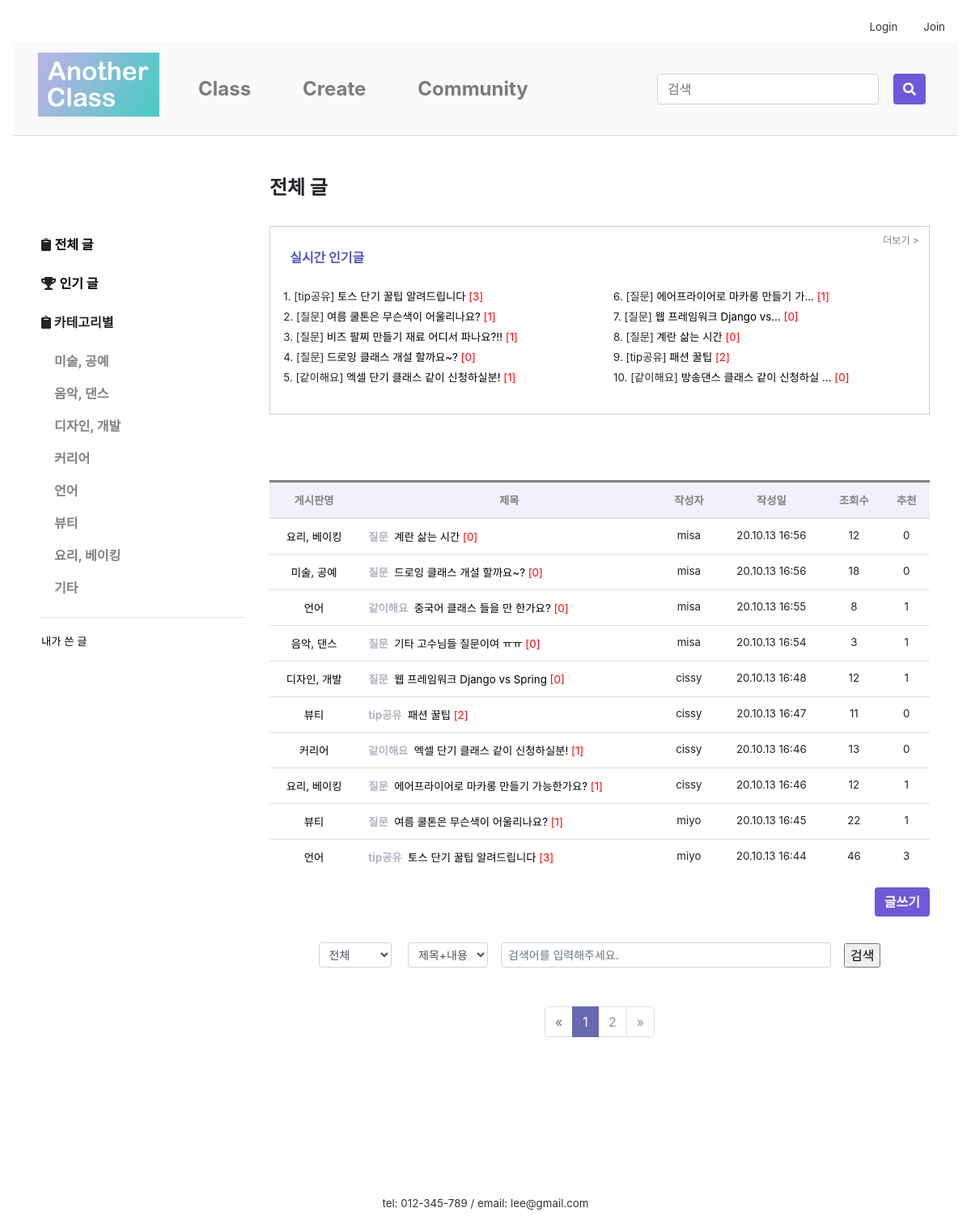
/community/, run on the app's committed database.
### firstApp/models.py (models this page shows, shortened)
class Category(models.Model):
    name = models.CharField(max_length=20)
    def __str__(self):
        return self.name

class Post(models.Model):
    author = models.ForeignKey(settings.AUTH_USER_MODEL, on_delete=models.CASCADE, default=1)
    category = models.ForeignKey('firstApp.Category', on_delete=models.CASCADE, default=2)
    bullet = models.ForeignKey('firstApp.Bullet', on_delete=models.CASCADE, default=1)
    title = models.CharField(max_length=60)
    text = RichTextUploadingField()
    created_date = models.DateTimeField(default=timezone.now)
    published_date = models.DateTimeField(
            blank=True, null=True)
    views = models.PositiveIntegerField(default=0)
    recommendations = models.PositiveIntegerField(default=0)
    recommend_user = models.ManyToManyField(settings.AUTH_USER_MODEL, related_name='recommend_post')
    no_recommendations = models.PositiveIntegerField(default=0)
    no_recommend_user = models.ManyToManyField(settings.AUTH_USER_MODEL, related_name='no_recommend_post')
    class Meta:
        ordering = ['-id']

class Bullet(models.Model):
    name = models.CharField(max_length=20)
    def __str__(self):
        return self.name

### firstApp/views.py (the view, shortened to what this page needs)
# urls.py: path('community/', views.community, name='community'),
def community(request):
    if request.user is None:
        redirect('login')
    else:
        b = request.GET.get('b', '')
        c = request.GET.get('c', '')
        k = request.GET.get('k', '')
        cateId = request.GET.get('cateId', '')  # url의 쿼리스트링을 가져온다. 없는 경우 공백을 리턴한다
        cate_list = Category.objects.all()
        bullet_list = Bullet.objects.all()
        best = ''
        if cateId == '':
            post_list = Post.objects.all()
            cateName = '전체 글'
            best = Post.objects.order_by('-views', '-recommendations')
        else:
            post_list = Post.objects.filter(category=cateId)
            cateName = get_object_or_404(Category, pk=cateId).name
        page = request.GET.get('page', 1)
        paginator = Paginator(post_list, 10)
        try:
            posts = paginator.page(page)
        except PageNotAnInteger:
            posts = paginator.page(1)
        except EmptyPage:
            posts = paginator.page(paginator.num_pages)
        return render(request, 'firstApp/community.html', {
            'posts': posts, 'cate_list': cate_list, 'cateName': cateName,
            'cateId': cateId, 'bullets': bullet_list, 'b': b, 'c': c, 'k': k, 'page': page, 'best': best})

### firstApp/templates/firstApp/community.html (shortened to what this page needs)
{% extends 'firstApp/base.html'%}
{% load static %}
{% block content %}
<link href="{% static 'css/paginate.css' %}" rel="stylesheet">
<link href="{% static 'css/community.css' %}" rel="stylesheet">
<div id="main">
    <div class="container">
        <div class="row">
            <div class="col-sm-3">
                <br><br><br>
                <div class="web_sidebar">
                    <ul>
                        <li><i class="fas fa-clipboard"></i>
                            <a class="a_underline font-weight-bolder" href="{% url 'community' %}">전체 글</a>
                        </li>
                        <br>
                        <li><i class="fas fa-trophy"></i>
                            <a class="a_underline font-weight-bolder" href="{% url 'bestPost' %}">인기 글</a>
                        </li>
                        <br>
                        <p class="font-weight-bolder"><i class="fas fa-clipboard"></i> 카테고리별</p>
                        <ul class="nav flex-column">
                            {% for category in cate_list %}
                            <li>
                                <a class="nav-link community-nav-link font-weight-bold"
                                   href="/community/?cateId={{category.pk}}">
                                    {{category.name}}
                                </a>
                            </li>
                            {% endfor %}
                        </ul>
                        <hr>
                        <li><a class="a_underline lighter" href="{% url 'myPost' %}">내가 쓴 글</a></li>
                    </ul>
                </div>
            </div>
            <div class="col-sm-9 post_list" style="margin:0;">
                <h4 style="font-weight:bold;">{{cateName}}</h4>
                <br>
                <div class="blog-post-area">
                    {% if best %}
                    <div class="container upper_box">
                        <div class="text-right lighter" style="font-size:9pt;">
                            <a class="a_underline" href="{% url 'bestPost' %}" style="color:gray;">더보기 ></a>
                        </div>
                        <div class="row"
                             style="margin:0 0 2% 0; padding:0 1% 1% 1%; font-weight:bold; color:#5157C0">
                            실시간 인기글
                        </div>
                        <div class="row lighter">
                            <div class="col">
                                <ul>
                                    {% for post in best|slice:":5"%}
                                    <li style="line-height:25px;">
                                        {{forloop.counter}}.
                                        [{{ post.bullet }}]
                                        <a class="a_underline"
                                           href="{% url 'post_detail' post.pk %}?cateId={{cateId}}&page={{page}}">
                                            {{ post.title|truncatechars:40 }}
                                            <span class="lighter"
                                                  style="color:red;">[{{ post.comments.count }}]</span>
                                        </a>
                                    </li>
                                    {% endfor %}
                                </ul>
                            </div>
                            <div class="col">
                                <ul>
                                    {% for post in best|slice:"5:10"%}
                                    <li style="line-height:25px;">
                                        {{forloop.counter|add:"5"}}.
                                        [{{ post.bullet }}]
                                        <a class="a_underline"
                                           href="{% url 'post_detail' post.pk %}?cateId={{cateId}}&page={{page}}">
                                            {{ post.title|truncatechars:20 }}
                                            <span class="lighter"
                                                  style="color:red;">[{{ post.comments.count }}]</span>
                                        </a>
                                    </li>
                                    {% endfor %}
                                </ul>
                            </div>
                        </div>
                    </div>
                    {% endif %}
                    <table class="table" style="border-top-style:solid;">
                        <thead>
                        <tr class="lighter text-center">
                            <th class="col1">게시판명</th>
                            <th class="col2">제목</th>
                            <th class="col3">작성자</th>
                            <th class="col4">작성일</th>
                            <th class="col5">조회수</th>
                            <th class="col6">추천</th>
                        </tr>
                        </thead>
                        {% for post in posts %}
                        <tr>
                            <td class="lighter text-center col1">
                                <a class="a_underline"
                                   href="{% url 'community'%}?cateId={{post.category.pk}}">
                                    {{ post.category }}
                                </a>
                            </td>
                            <td class="lighter col2">
                                <span style="color:#B3B2C3; font-weight:bold;">{{ post.bullet }}</span>&nbsp;
                                <a class="a_underline"
                                   href="{% url 'post_detail' post.pk %}?cateId={{cateId}}&page={{page}}">
                                    {{ post.title|truncatechars:30}}
                                </a>
                                <span class="lighter" style="color:red;">[{{ post.comments.count }}]</span>
                            </td>
                            <td class="lighter text-center col3">{{post.author}}</td>
                            <td class="lighter text-center col4">{{post.created_date|date:'y.m.d H:i'}}</td>
                            <td class="lighter text-center col5">{{post.views}}</td>
                            <td class="lighter text-center col6">{{post.recommendations}}</td>
                        </tr>
                        {% empty %}
                        <tr>
                            <td colspan="6"><p class="text-center" style="padding:20%">해당 게시물은 존재하지
                                않습니다.</p>
                            </td>
                        </tr>
                        {% endfor %}
                    </table>
                    {% if cateId != "0" %}
                    <div align="right">
                        <div id="btn">
                            <a href="/createpost">
                                <input class="btn btn-primary font-weight-bolder" type="button" value="글쓰기">
                            </a>
                        </div>
                    </div>
                    {% endif %}
                </div>
                {% if cateId != "0"%}
                <div class="community_search_bar">
                    <form action=""
                          class="form-inline d-flex justify-content-center md-form form-sm active-cyan-2 mt-2"
                          method="get">
                        <div class="search_criteria text-center">
                            <select class="form-control form-control-sm mr-3 w-15 select_b" name="b">
                                <option value="">전체</option>
                            </select>
                            <select class="form-control form-control-sm mr-3 w-15 select_c" name="c">
                                <option value="1">제목+내용</option>
                            </select>
                        </div>
                        <input aria-label="Search" class="form-control form-control-sm mr-3 w-50 search_k"
                               name="k"
                               placeholder="검색어를 입력해주세요." type="text" value="{{ k }}">
                        <span class="community_search_icon">
							<input type="submit" value="검색">
						</span>
                    </form>
                </div>
                {% else %}
                <br><br>
                {% endif %}
                {% if posts.has_other_pages %}
                <nav aria-label="Page navigation example">
                    <ul class="pagination justify-content-center">
                        {% if posts.has_previous %}
                        <li class="page-item">
                            <a aria-label="Previous"
                               class="page-link"
                               href="?cateId={{cateId}}&c={{c}}&k={{k}}&page={{ posts.previous_page_number }}">
                                <span aria-hidden="true">&laquo;</span>
                                <span class="sr-only">Previous</span>
                            </a>
                        </li>
                        {% else %}
                        <li class="page-item disabled"><a class="page-link">
                            <span>&laquo;</span></a></li>
                        {% endif %}
                        {% for i in posts.paginator.page_range %}
                        {% if posts.number == i %}
                        <li class="page-item active">
                            <a class="page-link" href="#">{{ i }}</a>
                        </li>
                        {% else %}
                        <li class="page-item"><a class="page-link"
                                                 href="?cateId={{cateId}}&c={{c}}&k={{k}}&page={{ i }}">{{ i }}</a></li>
                        {% endif %}
                        {% endfor %}
                        {% if posts.has_next %}
                        <li class="page-item">
                            <a aria-label="Next"
                               class="page-link"
                               href="?cateId={{cateId}}&c={{c}}&k={{k}}&page={{ posts.next_page_number }}">
                                <span aria-hidden="true">&raquo;</span>
                            </a>
                        </li>
                        {% else %}
                        <li class="page-item disabled">
                            <a class="page-link">
                                <span>&raquo;</span>
                            </a>
                        </li>
                        {% endif %}
                    </ul>
                </nav>
                {% endif %}
            </div>
        </div>
    </div>
</div>
{% endblock content %}

### firstApp/static/css/base.css (style rules this page uses)
.btn-primary, .btn-primary:active, .btn-primary:visited { background-color:#6C5ADA !important; border:none !important; color:white !important; }
.a_underline { color:black; }

### firstApp/static/css/navbar_custom.css (style rules this page uses)
a { color:#333; }

### firstApp/static/css/paginate.css (style rules this page uses)
.pagination > .active > a { color: white; background-color: #676AB1 !important; border: solid 1px #676AB1 !important }

### firstApp/static/css/community.css (style rules this page uses)
ul { list-style:none; padding-left:0 }
th { color:gray; background-color:#f0f1fc; }
.upper_box { border: #C6D2D3 0.05px solid; padding:1% 1.5% 2% 2% ; margin-bottom:10%; }
.lighter { font-size:10pt; }
.community-nav-link,.community_nav-link:visited { color:gray !important; }
.community_search_bar { margin-top:2rem; margin-bottom:3rem; }
.community_search_icon { color:#918FB7; }
#main { transition: margin-left .5s; padding: 20px; }

### data on the page
Category: name "미술, 공예"
Category: name "음악, 댄스"
Category: name "디자인, 개발"
Category: name "커리어"
Category: name "언어"
Category: name "뷰티"
Category: name "요리, 베이킹"
Category: name "기타"
Post: bullet "tip공유", title "토스 단기 꿀팁 알려드립니다", comments.count "3", category "언어", author "miyo", created_date "20.10.13 16:44", views "46", recommendations "3"
Post: bullet "질문", title "여름 쿨톤은 무슨색이 어울리나요?", comments.count "1", category "뷰티", author "miyo", created_date "20.10.13 16:45", views "22", recommendations "1"
Post: bullet "질문", title "비즈 팔찌 만들기 재료 어디서 파나요?!!", comments.count "1"
Post: bullet "질문", title "드로잉 클래스 개설 할까요~?", comments.count "0", category "미술, 공예", author "misa", created_date "20.10.13 16:56", views "18", recommendations "0"
Post: bullet "같이해요", title "엑셀 단기 클래스 같이 신청하실분!", comments.count "1", category "커리어", author "cissy", created_date "20.10.13 16:46", views "13", recommendations "0"
Post: bullet "질문", title "에어프라이어로 마카롱 만들기 가...", comments.count "1", category "요리, 베이킹", title "에어프라이어로 마카롱 만들기 가능한가요?", author "cissy", created_date "20.10.13 16:46", views "12", recommendations "1"
Post: bullet "질문", title "웹 프레임워크 Django vs...", comments.count "0", category "디자인, 개발", title "웹 프레임워크 Django vs Spring", author "cissy", created_date "20.10.13 16:48", views "12", recommendations "1"
Post: bullet "질문", title "계란 삶는 시간", comments.count "0", category "요리, 베이킹", author "misa", created_date "20.10.13 16:56", views "12", recommendations "0"
Post: bullet "tip공유", title "패션 꿀팁", comments.count "2", category "뷰티", author "cissy", created_date "20.10.13 16:47", views "11", recommendations "0"
Post: bullet "같이해요", title "방송댄스 클래스 같이 신청하실 ...", comments.count "0"
Post: category "언어", bullet "같이해요", title "중국어 클래스 들을 만 한가요?", comments.count "0", author "misa", created_date "20.10.13 16:55", views "8", recommendations "1"
Post: category "음악, 댄스", bullet "질문", title "기타 고수님들 질문이여 ㅠㅠ", comments.count "0", author "misa", created_date "20.10.13 16:54", views "3", recommendations "1"

### other printed values
{{ cateName }} "전체 글"
{{ i }} "1"
{{ i }} "2"
